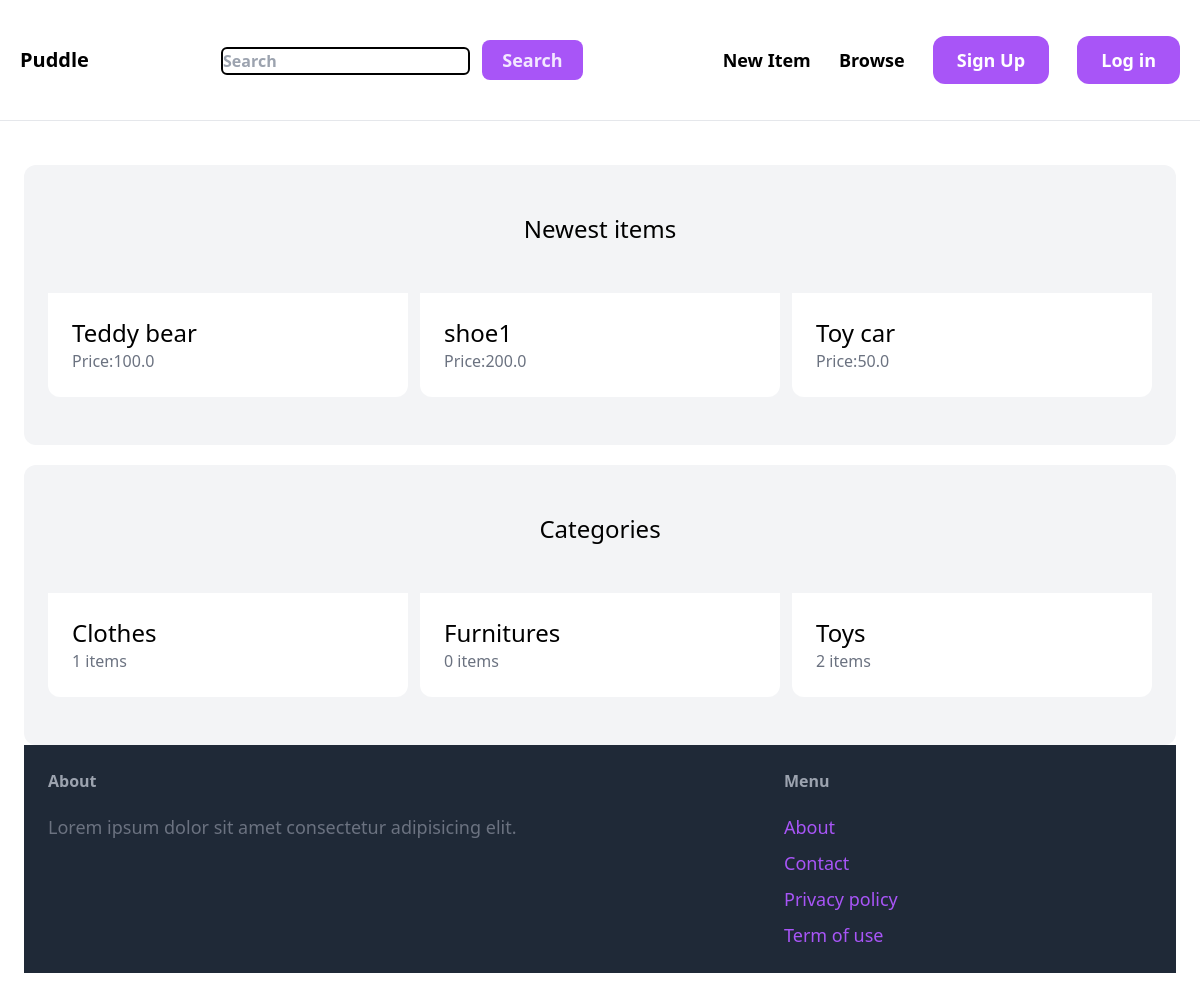
Before: / with the older database file.
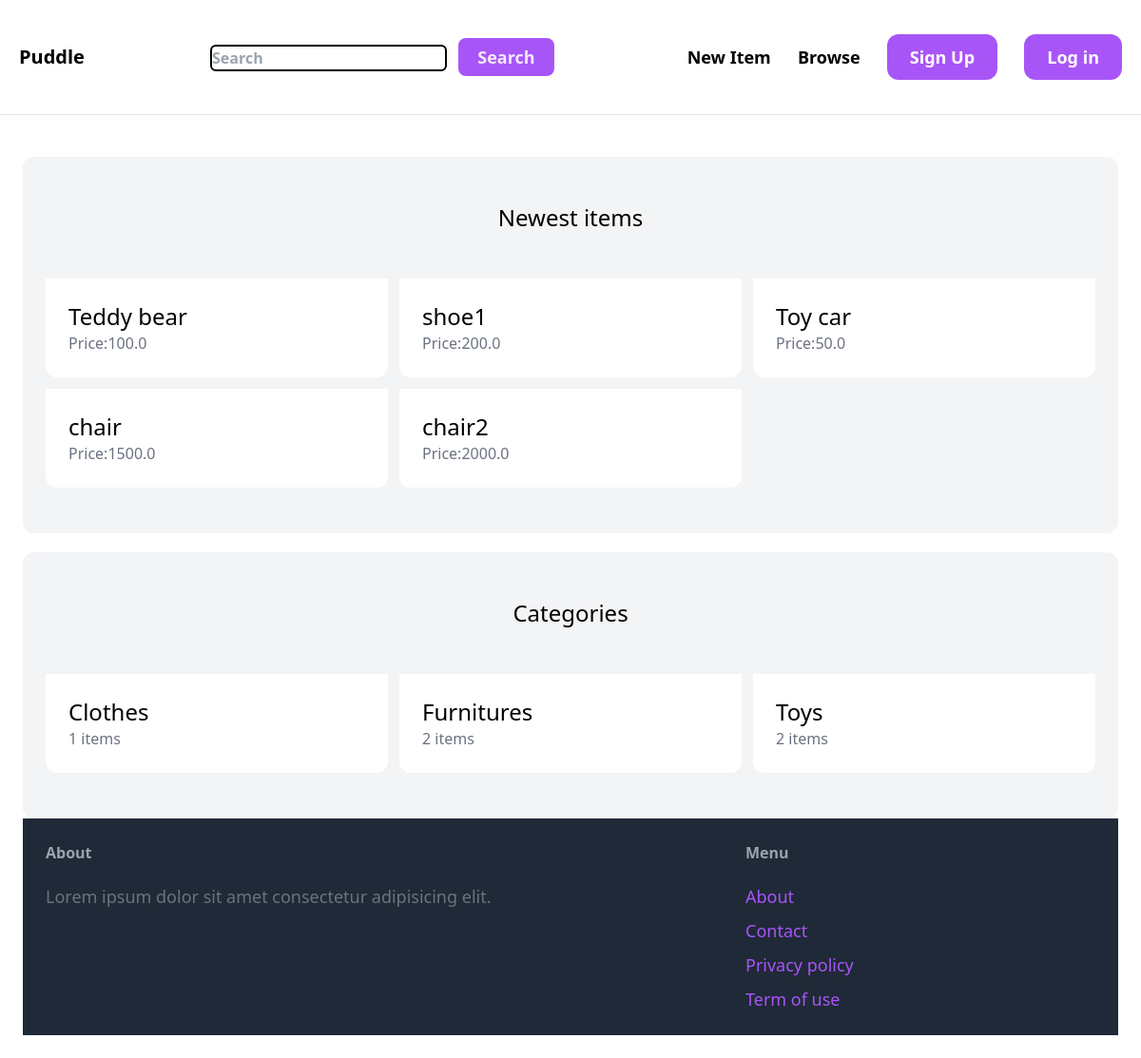
After: the same page with the newer database file.
### items/models.py (models this page shows, shortened)
class Item (models.Model):
    category=models.ForeignKey(category,related_name='items',on_delete=models.CASCADE)
    name=models.CharField(max_length=255)
    description=models.TextField(blank=True,null=True)
    price=models.FloatField()
    image=models.ImageField(upload_to='items_images',blank=True,null=True)
    is_sold=models.BooleanField(default=False)
    created_by=models.ForeignKey(User,related_name='items',on_delete=models.CASCADE)
    created_at=models.DateTimeField(auto_now_add=True)

class category(models.Model):
    name=models.CharField(max_length=255)
    class Meta:
        ordering=('name',)
        verbose_name_plural='categories'

### core/views.py (the view)
# urls.py: path('',views.index,name='index'),
def index(request):
    items=Item.objects.filter(is_sold=False)[0:6]
    categories=category.objects.all()
    return render(request,'core/index.html',{
        'categories':categories,
        'items':items,
    })

### core/templates/core/index.html (shortened to what this page needs)
{% extends "core/base.html" %}
{% block search %}
 <form class="form-inline my-2 my-lg-0">
    <input class="form-control mr-sm-2 bord border-2 border-black rounded-md" type="search" placeholder ="Search" aria-label ="Search" name="search" >
    <button class="h-10 px-5 m-2 text-lg text-purple-100 transition-colors duration-150 bg-purple-500 rounded-lg focus:shadow-outline hover:bg-purple-700">Search</button>
    </form>
{% endblock search %}
{% block content %}
<div class="mt-5 px-6 py-12 bg-gray-100 rounded-xl">
    <h2 class="mb-12 text-2xl text-center">Newest items</h2>
    <div class="grid grid-cols-3 gap-3">
        {%for item in items%}
        <div>
            <a href="{% url 'item:detail' item.id %}">
                <div class="p-6 bg-white rounded-b-xl">
                    <h2 class="text-2xl">{{item.name}}</h2>
                    <p class="text-gray-500">Price:{{item.price}}</p>
                </div>
            </a>
        </div>
    {% endfor %}
    </div>
</div>
<div class="mt-5 px-6 py-12 bg-gray-100 rounded-xl">
    <h2 class="mb-12 text-2xl text-center">Categories</h2>
    <div class="grid grid-cols-3 gap-3">
        {% for category  in categories %}
        <div>
            <a href="#">
                <div class="p-6 bg-white rounded-b-xl">
                    <h2 class="text-2xl">{{category.name}}</h2>
                    <p class="text-gray-500">{{category.items.count}} items</p>
                </div>
            </a>
        </div>
        {% endfor %}
    </div>
{% endblock content %}

### core/templates/core/base.html (shortened to what this page needs)
{% load static tailwind_tags %}
<!DOCTYPE html>
<html lang="en">
<head>
   <script src="https://cdn.tailwindcss.com"></script>
   {% tailwind_css %}
</head>
<body>
    <nav class="py-6 px-5 flex justify-between items-center border-b border-gray-200 font-extrabold"><a href="/" class="text-xl front-semibold">Puddle</a>
    {% block search %}
    {% endblock search %}
    <div class="space-x-6">
        <a href="#" class="text-lg font-semibold hover:text-gray-500">New Item</a>
        <a href="#" class="text-lg font-semibold hover:text-gray-500">Browse</a>
        {%if request.user.is_authenticated%}
        <a href="#" class="px-6 py-3 text-lg font-semibold bg-purple-500 text-white rounded-xl hover:bg-purple-700">Inbox</a>
        <a href="#" class="px-6 py-3 text-lg font-semibold bg-purple-500 text-white rounded-xl hover:bg-purple-700">Dashboard</a>
        {% else %}
        <a href="{% url 'core:signup' %}" class="px-6 py-3 text-lg font-semibold bg-purple-500 text-white rounded-xl hover:bg-purple-700">Sign Up</a>
        <a href="{% url 'core:login' %}" class="px-6 py-3 text-lg font-semibold bg-purple-500 text-white rounded-xl hover:bg-purple-700">Log in</a>
        {% endif %}
    </div>
    </nav>
    <div class="px-6 py-6">
      {% block content %}
      {% endblock content %}
    </div>
    <footer class="py-6 px-6 flex justify-between bg-gray-800">
        <div class="w-2/3 pr-10">
            <h3 class="mb-5 font-semibold text-gray-400">About</h3>
            <p class="text-lg text-gray-500">Lorem ipsum dolor sit amet consectetur adipisicing elit.</p>
        </div>
        <div class="w-1/3">
            <h3 class="mb-5 font-semibold text-gray-400">Menu</h3>
            <ul class="space-y-2">
                <li><a href="#" class="text-lg text-purple-500 hover:text-purple-700">About</a></li>
                <li><a href="{%url 'core:contact'%}" class="text-lg text-purple-500 hover:text-purple-700">Contact</a></li>
                <li><a href="#" class="text-lg text-purple-500 hover:text-purple-700">Privacy policy</a></li>
                <li><a href="#" class="text-lg text-purple-500 hover:text-purple-700">Term of use</a></li>
            </ul>
        </div>
    </footer>
</body>
</html>

Changed rows visible on the page:
added Item: name "chair", price "1500.0"
added Item: name "chair2", price "2000.0"
computed for category "Furnitures": items.count "0" → "2"
